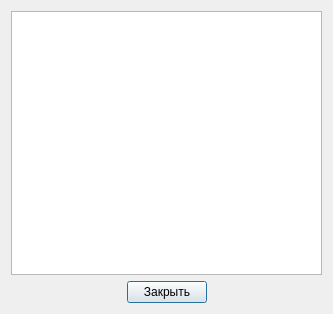
<?xml version="1.0" encoding="UTF-8"?>
<ui version="4.0">
 <class>SecondWindow</class>
 <widget class="QDialog" name="SecondWindow">
  <property name="geometry">
   <rect>
    <x>0</x>
    <y>0</y>
    <width>333</width>
    <height>314</height>
   </rect>
  </property>
  <property name="windowTitle">
   <string>Результаты анализа</string>
  </property>
  <layout class="QGridLayout" name="gridLayout">
   <item row="0" column="0">
    <layout class="QVBoxLayout" name="verticalLayout">
     <item>
      <layout class="QHBoxLayout" name="horizontalLayout">
       <item>
        <widget class="QTextEdit" name="textEdit_2"/>
       </item>
      </layout>
     </item>
     <item>
      <layout class="QHBoxLayout" name="horizontalLayout_2">
       <item>
        <spacer name="horizontalSpacer_2">
         <property name="orientation">
          <enum>Qt::Horizontal</enum>
         </property>
         <property name="sizeHint" stdset="0">
          <size>
           <width>40</width>
           <height>20</height>
          </size>
         </property>
        </spacer>
       </item>
       <item>
        <widget class="QPushButton" name="pushButton">
         <property name="text">
          <string>Закрыть</string>
         </property>
        </widget>
       </item>
       <item>
        <spacer name="horizontalSpacer">
         <property name="orientation">
          <enum>Qt::Horizontal</enum>
         </property>
         <property name="sizeHint" stdset="0">
          <size>
           <width>40</width>
           <height>20</height>
          </size>
         </property>
        </spacer>
       </item>
      </layout>
     </item>
    </layout>
   </item>
  </layout>
 </widget>
 <resources/>
 <connections>
  <connection>
   <sender>pushButton</sender>
   <signal>clicked()</signal>
   <receiver>SecondWindow</receiver>
   <slot>close()</slot>
   <hints>
    <hint type="sourcelabel">
     <x>184</x>
     <y>290</y>
    </hint>
    <hint type="destinationlabel">
     <x>214</x>
     <y>380</y>
    </hint>
   </hints>
  </connection>
 </connections>
</ui>
